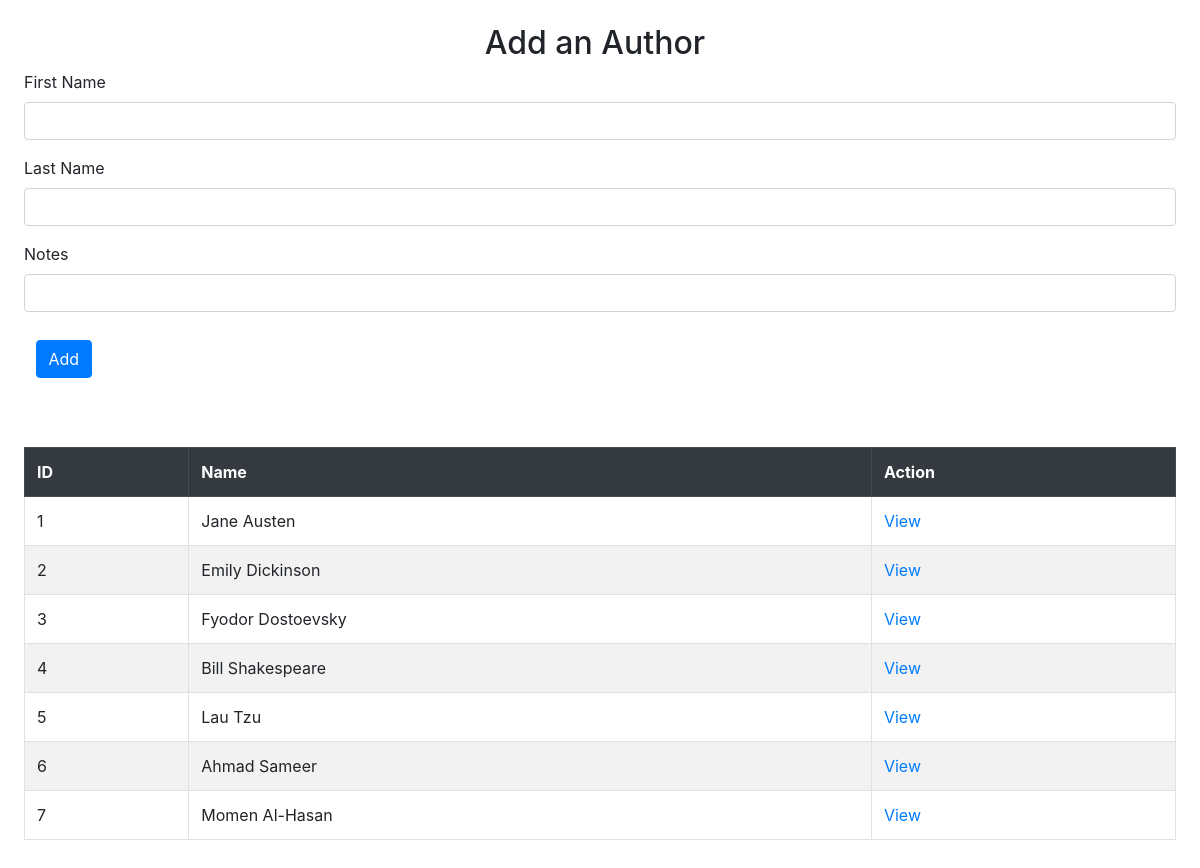
Screenshot of /authors/ with the database file from the repository.
### books_authors_app/models.py (models this page shows)
class Author(models.Model):
    first_name = models.CharField(max_length=45)
    last_name = models.CharField(max_length=45)
    notes = models.TextField(default='A well known author')
    books = models.ManyToManyField(Book, related_name='authors')
    created_at = models.DateTimeField(auto_now_add=True)
    updated_at = models.DateTimeField(auto_now=True)

### books_authors_app/views.py (the view)
# urls.py: path('authors/', views.index_authors),
def index_authors(request):
    context = {
        'authors': Author.objects.all(),
    }
    return render(request, 'authors_index.html', context)

### books_authors_app/templates/authors_index.html (shortened to what this page needs)
<!DOCTYPE html>
<html lang="en">
<head>
    {% load static %}
    <link rel="stylesheet" href="https://cdn.jsdelivr.net/npm/bootstrap@4.6.2/dist/css/bootstrap.min.css">
    <link rel="stylesheet" href="{% static 'css/style.css' %}">
</head>
<body>
    <form action="add_author/" method="post">
        <h2>Add an Author</h2>
        <div class="form-group">
            <label for="first_name">First Name</label>
            <input class="form-control" type="text" name="first_name" id="first_name">
        </div>
        <div class="form-group">
            <label for="last_name">Last Name</label>
            <input class="form-control" type="text" name="last_name" id="last_name">
        </div>
        <div class="form-group">
            <label for="notes">Notes</label>
            <input class="form-control" type="text" name="notes" id="notes">
        </div>
        <button type="submit" class="btn btn-primary">Add</button>
    </form>
    <table class="table table-striped table-bordered table-hover">
        <tr class="thead-dark">
            <th scope="col">ID</th>
            <th scope="col">Name</th>
            <th scope="col">Action</th>
        </tr>
        {% for author in authors %}
        <tr scope="row">
            <td>{{ author.id }}</td>
            <td>{{ author.first_name }} {{ author.last_name }}</td>
            <td><a href='{{ author.id }}/'>View</a></td>
        </tr>
        {% endfor %}
    </table>
</body>
</html>

### books_authors_app/static/css/style.css (style rules this page uses)
body { padding: 2%; }
h2 { margin-left: 40%; }
form { margin-bottom: 5%; }
button { margin: 1%; }

### rows the page displays
Author: id "1", first_name "Jane", last_name "Austen"
Author: id "2", first_name "Emily", last_name "Dickinson"
Author: id "3", first_name "Fyodor", last_name "Dostoevsky"
Author: id "4", first_name "Bill", last_name "Shakespeare"
Author: id "5", first_name "Lau", last_name "Tzu"
Author: id "6", first_name "Ahmad", last_name "Sameer"
Author: id "7", first_name "Momen", last_name "Al-Hasan"
